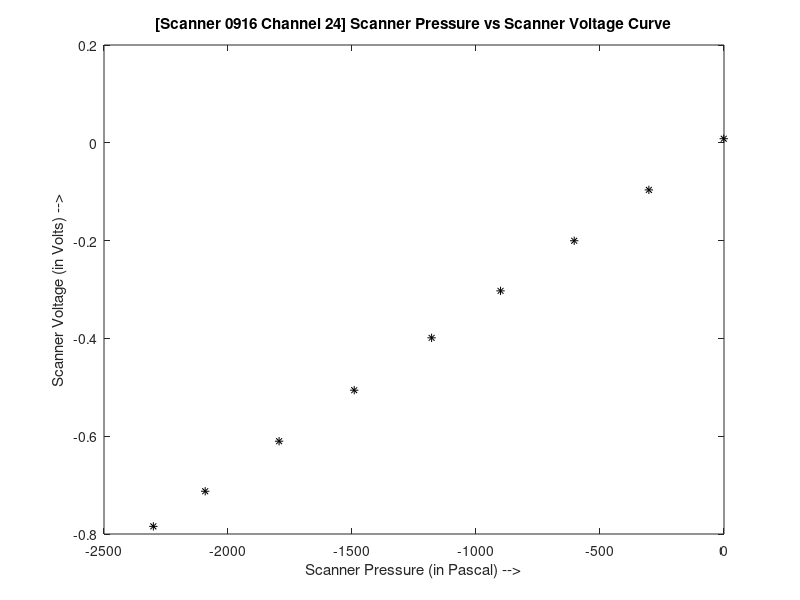

Recreate this plot in MATLAB.
%% Importing the Dataset 
% Scanner 9749 --> Channel_20
% Scanner 0818 --> Channel_18
% Scanner 0916 --> Channel_24

% Column1 Scanner Pressure
% Column2 Scanner Voltage

% Scanner 9749 --> Channel_20
channel_20 = [
    -1	0.000212;
    -303	-0.102226;
    -604	-0.204231;
    -901	-0.304763;
    -1179	-0.399051;
    -1491	-0.504427;
    -1794	-0.607035;
    -2092	-0.707918;
    -2301	-0.778766
];

% Scanner 0818 --> Channel_18
channel_18 = [
    -1	0.014538;
-303	-0.087709;
-604	-0.204234;
-901	-0.289509;
-1179	-0.383353;
-1491	-0.488122;
-1794	-0.590048;
-2092	-0.690164;
-2301	-0.760414;
];

% Scanner 0916 --> Channel_24
channel_24 = [
    -1	0.008361;
-303	-0.096297;
-604	-0.200301;
-901	-0.302775;
-1179	-0.398819;
-1491	-0.505928;
-1794	-0.61021;
-2092	-0.712554;
-2301	-0.784385;
    ];


% Scanner 9749 --> Channel_20 Scanner Presssure Vs Voltage Curve
plot(channel_20(:,1),channel_20(:,2),"*k");
xlabel("Scanner Pressure (in Pascal) -->");
ylabel("Scanner Voltage (in Volts) -->");
title("[Scanner 9749 Channel 20] Scanner Pressure vs Scanner Voltage Curve");

% Scanner 0818 --> Channel 18 Scanner Presssure Vs Voltage Curve
plot(channel_18(:,1),channel_18(:,2),"*k");
xlabel("Scanner Pressure (in Pascal) -->");
ylabel("Scanner Voltage (in Volts) -->");
title("[Scanner 0818 Channel 18] Scanner Pressure vs Scanner Voltage Curve ");

% Scanner 0916 --> Channel 24 Scanner Presssure Vs Voltage Curve
plot(channel_24(:,1),channel_24(:,2),"*k");
xlabel("Scanner Pressure (in Pascal) -->");
ylabel("Scanner Voltage (in Volts) -->");
title("[Scanner 0916 Channel 24] Scanner Pressure vs Scanner Voltage Curve");


